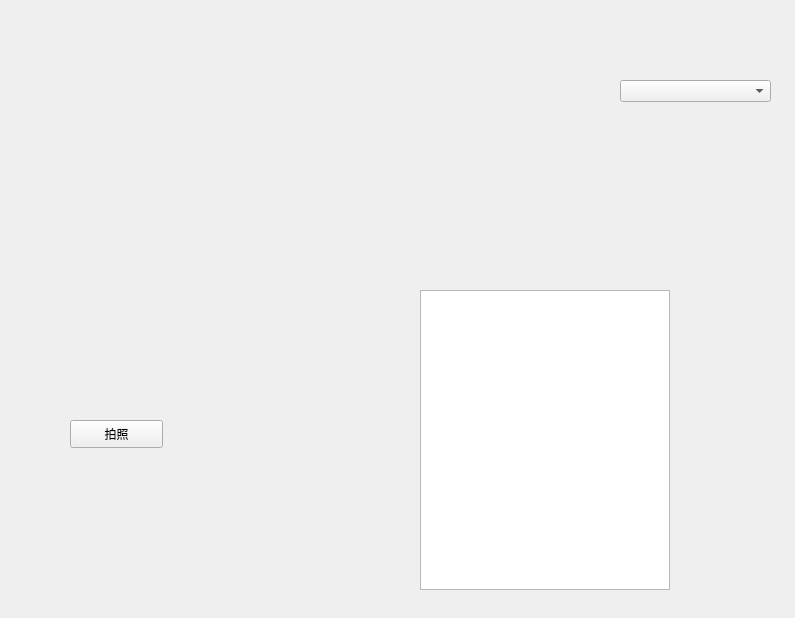
<?xml version="1.0" encoding="UTF-8"?>
<ui version="4.0">
 <class>Face</class>
 <widget class="QWidget" name="Face">
  <property name="geometry">
   <rect>
    <x>0</x>
    <y>0</y>
    <width>795</width>
    <height>618</height>
   </rect>
  </property>
  <property name="windowTitle">
   <string>Form</string>
  </property>
  <widget class="QLabel" name="view">
   <property name="geometry">
    <rect>
     <x>-90</x>
     <y>-10</y>
     <width>750</width>
     <height>500</height>
    </rect>
   </property>
   <property name="minimumSize">
    <size>
     <width>750</width>
     <height>500</height>
    </size>
   </property>
   <property name="maximumSize">
    <size>
     <width>750</width>
     <height>500</height>
    </size>
   </property>
   <property name="text">
    <string/>
   </property>
  </widget>
  <widget class="QPushButton" name="Capture">
   <property name="geometry">
    <rect>
     <x>70</x>
     <y>420</y>
     <width>93</width>
     <height>28</height>
    </rect>
   </property>
   <property name="text">
    <string>拍照</string>
   </property>
  </widget>
  <widget class="QTextBrowser" name="information">
   <property name="geometry">
    <rect>
     <x>420</x>
     <y>290</y>
     <width>250</width>
     <height>300</height>
    </rect>
   </property>
   <property name="minimumSize">
    <size>
     <width>250</width>
     <height>300</height>
    </size>
   </property>
   <property name="maximumSize">
    <size>
     <width>250</width>
     <height>300</height>
    </size>
   </property>
   <property name="font">
    <font>
     <family>Arial</family>
     <pointsize>14</pointsize>
     <weight>50</weight>
     <italic>false</italic>
     <bold>false</bold>
    </font>
   </property>
  </widget>
  <widget class="QComboBox" name="deviceName">
   <property name="geometry">
    <rect>
     <x>620</x>
     <y>80</y>
     <width>151</width>
     <height>22</height>
    </rect>
   </property>
   <property name="font">
    <font>
     <pointsize>20</pointsize>
    </font>
   </property>
  </widget>
 </widget>
 <resources/>
 <connections/>
</ui>
